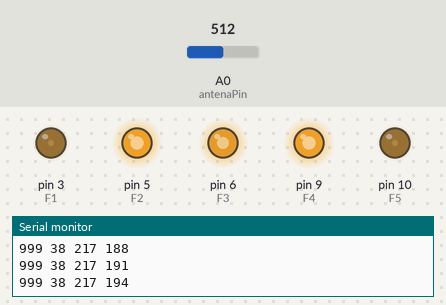
This sketch was run on a simulated Arduino Uno, built with avr-gcc and run on an emulated ATmega328P. Parts: output pins drawn as LEDs (lit = HIGH), the last lines printed to the serial monitor. Inputs (shaded band) come from the test bench; at power-on: A0 (antenaPin) = 512.

Above: at 1.2 s.
1.3 s: A0 (antenaPin) set to 11
At 1.7 s:
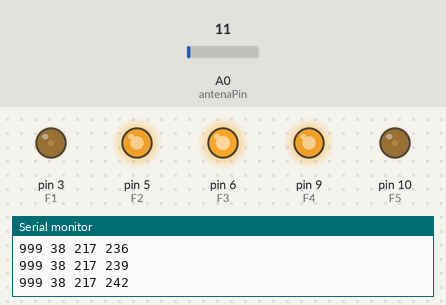
4.3 s: A0 (antenaPin) set to 9
At 4.8 s:
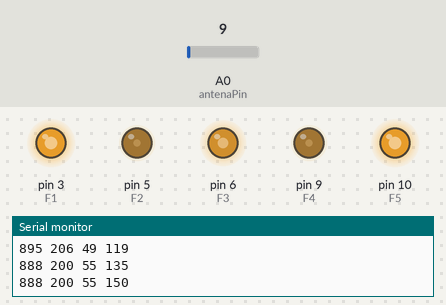
7.3 s: A0 (antenaPin) set to 0
At 7.7 s:
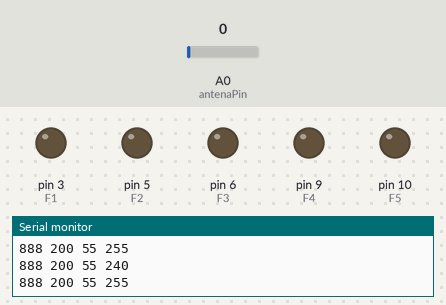
Timing chart, 0 to 10.3 s (numbered marks = the images above; inputs shaded):
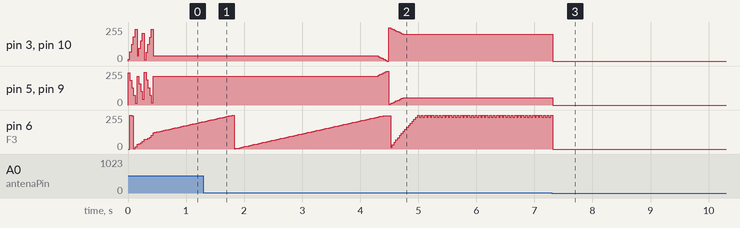

Measured:
- the behaviour switches between 10 and 9 on A0 (antenaPin) (found by bisection; images 1 and 2)
- after the input at 7.3 s, pin 3 (F1), pin 10 (F5): 200/255 → 0/255 at once; pin 5 (F2), pin 9 (F4): 55/255 → 0/255 at once

The sketch:

antena_y_led.ino
```cpp
#define LECTURAS 15

int antenaPin = 0;
int F1 = 3;
int F2 = 5;
int F3 = 6;
int F4 = 9;
int F5 = 10;

int limite = 10;
int val = 0;
int leer[LECTURAS];
int index = 0;
int total = 0;
int antena = 0;

byte lucesVal = 0;
byte factor1 = 0;
byte factor2 = 0;
byte factor3 = 0;
int aum;

int mini, maxi; //control sensor
int actualizar = 30;

void setup() {
  Serial.begin(9600);

  mini = 50;
  maxi = 350;

  for (int i = 0; i < LECTURAS; i++){
    leer[i] = 0;
  }

  pinMode(F1, OUTPUT);
  pinMode(F2, OUTPUT);
  pinMode(F3, OUTPUT);
  pinMode(F4, OUTPUT);
  pinMode(F5, OUTPUT);
}

void loop() {
  val = analogRead(antenaPin);

  if(val >= 1){
    val = constrain(val, 1, limite);
    val = map(val, 1, limite, 1, 999);

    total -= leer[index];
    leer[index] = val;
    total += leer[index];
    index = (index + 1);

    if (index >= LECTURAS){
      index = 0;
    }

    antena = total / LECTURAS;

    //////////////////////////////////////

    lucesVal = constrain(antena, 50, 350);
    lucesVal = map(antena, mini, maxi, 0, 255);
    factor1 = lucesVal;
    factor2 = map(lucesVal, 0, 255, 255, 0);
    factor2 = constrain(factor2, 0, 255);
    factor3 = factor3 + aum;
    aum = map(lucesVal, 0, 255, 1, 20);

    if(factor3 == 0 || factor3 == 255){
      aum = -aum;
    }

    analogWrite(F1, factor1);
    analogWrite(F2, factor2);
    analogWrite(F3, factor3);
    analogWrite(F4, factor2);
    analogWrite(F5, factor1);

    Serial.print(antena);
    Serial.print(" ");
    Serial.print(factor1);
    Serial.print(" ");
    Serial.print(factor2);
    Serial.print(" ");
    Serial.println(factor3);
    delay(actualizar);
  }
  else{
    analogWrite(F1, 0);
    analogWrite(F2, 0);
    analogWrite(F3, 0);
    analogWrite(F4, 0);
    analogWrite(F5, 0);
  }
}
```
